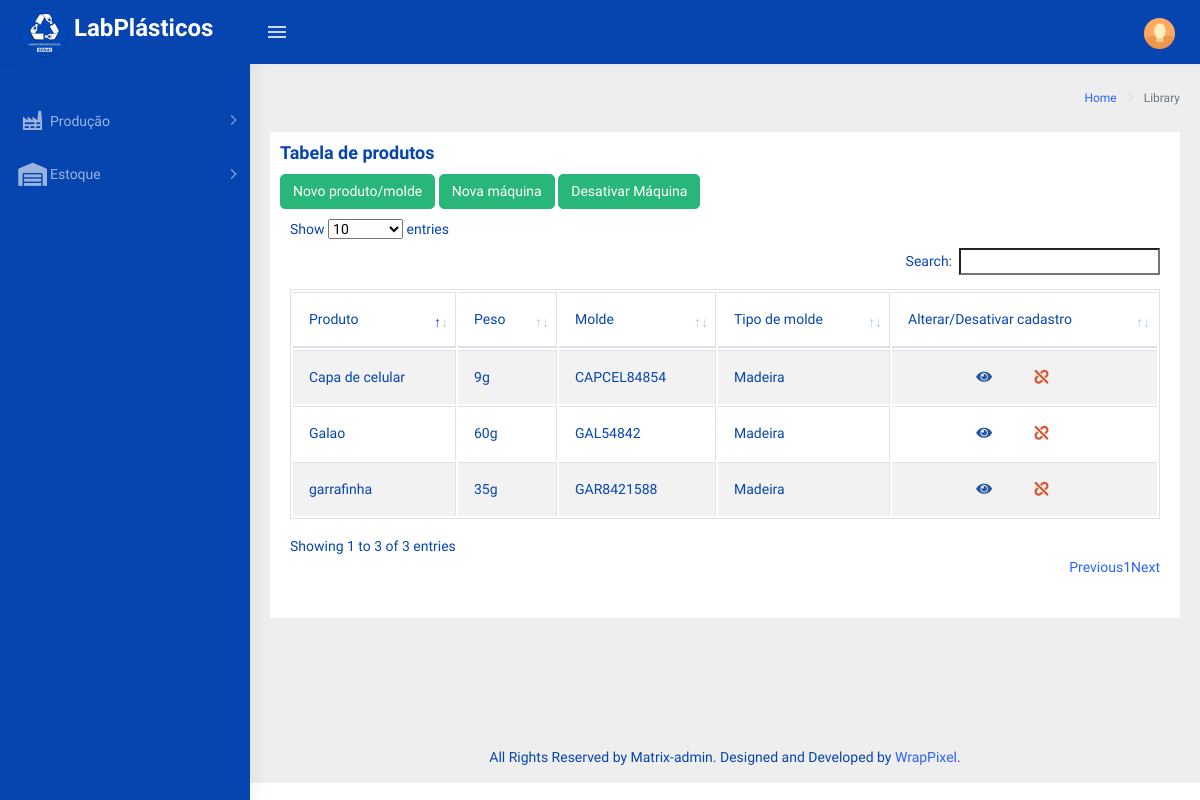
Screenshot of /produtos.php (signed in) with the database file from the repository.
### tables this page shows
CREATE TABLE `ferramental` (
  `idFerramental` int(11) NOT NULL COMMENT 'PK - chave identificadora de IDs da tabela ferramental',
  `descricao` varchar(80) NOT NULL COMMENT 'Descrição de um ferramental(Nome)',
  `ativo` tinyint(1) NOT NULL COMMENT 'Registra se este item esta ativo',
  `idTiposFerramental` int(11) NOT NULL COMMENT 'FK - chave estrangeira da tabela tipos_ferramental',
  `idProduto` int(11) NOT NULL COMMENT 'FK - chave estrangeira da tabela produtos '
);

CREATE TABLE `produtos` (
  `idProduto` int(11) NOT NULL COMMENT 'PK - chave identificadora da tabela produtos, onde cada id representa um produto feito.',
  `descricao` varchar(80) NOT NULL COMMENT 'descrição do produto feito',
  `peso` int(11) NOT NULL COMMENT 'Grava o peso do produto mais canal ',
  `imagem` varchar(100) DEFAULT NULL COMMENT 'Guarda caminho da imagem do produto',
  `ativo` tinyint(1) NOT NULL COMMENT 'Verifica se este produto esta ativa'
);

CREATE TABLE `tipos_ferramental` (
  `idTiposFerramental` int(11) NOT NULL COMMENT 'PK - chave identificadora das ids dos tipos de moldes das maquinas.',
  `descricao` varchar(50) NOT NULL COMMENT 'Descrição do molde a ser usado(Nome e algumas observações).',
  `ativo` tinyint(1) NOT NULL COMMENT 'Verifica se esta maquina esta ativa'
);

### php/functionProduto.php (shortened to what this page needs)
<?php
    function dataTableProduto(){
        include('connection.php');
        $sql = "SELECT p.idProduto as idP, "
                ." p.descricao as produto, "
                ." p.peso as peso,"
                ." p.imagem as img,"
                ." f.descricao as molde,"
                ." f.idFerramental as idMolde,"
                ." t.idTiposFerramental as idTipo,"
                ." t.descricao as tipo"
                ." FROM ferramental as f"
                ." INNER JOIN produtos as p"
                ." ON p.idProduto = f.idProduto"
                ." LEFT JOIN tipos_ferramental as t"
                ." ON t.idTiposFerramental = f.idTiposFerramental"
                ." where p.ativo = 1;";
        $table = "";
        $result = mysqli_query($conn,$sql);
        if (mysqli_num_rows($result) > 0){
            $array = array();
            while($linha = mysqli_fetch_array($result, MYSQLI_ASSOC )){
                array_push($array,$linha);
            }
            foreach($array as $campo){
                $table .=
                        "<tr align-items='center';>"
                            ."<td>".$campo['produto']."</td>"
                            ."<td>".$campo['peso']."g</td>"
                            ."<td>".$campo['molde']."</td>"
                            ."<td>".$campo['tipo']."</td>"
                            .'<td>
                                <div class="d-flex justify-content-center">
                                    <div class="col-sm-3">
                                        <a href="#" class="fas fa-eye text-info" data-toggle="modal" data-target="#EditaModal'.$campo['idP'].'"></a>
                                    </div>
                                    <div class="col-sm-3">
                                        <a href="#" class="fas fa-unlink text-danger" data-target="#ExcluiModal'.$campo['idP'].'"></a>
                                    </div>
                                </div>
                            </td>'
                            ."<div class='modal fade' id='ExcluiModal".$campo['idP']."' tabindex='-1' role='dialog' aria-labelledby='exampleModalLabel' aria-hidden='true '>"
                                ."<div class='modal-dialog' role='document '>"
                                    ."<div class='modal-content'>"
                                        .'<div class="modal-header">'
                                            .'<h5 class="modal-title" id="exampleModalLabel">Desativar Produto/molde</h5>'
                                            .'<button type="button" class="close" data-dismiss="modal" aria-label="Close">'
                                                .'<span aria-hidden="true ">&times;</span>'
                                            .'</button>'
                                        .'</div>'
                                        .'<div class="modal-body">'
                                            .'<form method="POST" action="php/saveProdutos.php? validacao=DPF&idProduto='.$campo["idP"].'">'
                                                .'<label> Confirmar esta ação? </label>'
                                                .'<div align-items="right">'
                                                    .'<button  type="submit" id="iBtnSalvar" name="nBtnSalvar" class="btn btn-primary"> Confirmar </button>'
                                                .'</div>'
                                            .'</form>'
                                        .'</div>'
                                    .'</div>'
                                .'</div>'
                            .'</div>'
                            ."<div class='modal fade' id='EditaModal".$campo['idP']."' tabindex='-1' role='dialog' aria-labelledby='exampleModalLabel' aria-hidden='true '>"
                                ."<div class='modal-dialog modal-lg' role='document '>"
                                    ."<div class='modal-content'>"
                                        .'<div class="modal-header">'
                                            .'<h5 class="modal-title" id="exampleModalLabel">Alterar produto e/ou molde</h5>'
                                            .'<button type="button" class="close" data-dismiss="modal" aria-label="Close">'
                                                .'<span aria-hidden="true ">&times;</span>'
                                            .'</button>'
                                        .'</div>'
                                        .'<div class="modal-body">'
                                            .'<form method="POST" class="form-horizontal"  enctype="multipart/form-data" action= "php/saveProdutos.php?validacao=UPF&idProduto='.$campo['idP'].'&idFerramental='.$campo['idMolde'].'">'
                                                .'<div class="card-body">'
                                                    .'<h4 class="card-title">Produto e molde</h4>'
                                                    .'<div class="form-group row">'
                                                        .'<label for="fname" class="col-sm-3 text-right control-label col-form-label">Nome do produto</label>'
                                                        .'<div class="col-sm-9">'
                                                            .'<input type="text" class="form-control" id="iProduto" name= "nProduto" placeholder="Nome do material">'
                                                        .'</div>'
                                                    .'</div> '
                                                    .'<div class="form-group row">'
                                                        .'<label class="col-md-3 m-t-15" style="text-align: right;">Imagem do produto</label>'
                                                        .'<div class="col-md-9">'
                                                            .'<input type="file" class="form-control" id="iImagem" name="nImagem" accept="image/*">'
                                                        .'</div>'
                                                    .'</div>'
                                                    .'<div class="form-group row">'
                                                        .'<label class="col-md-3 m-t-15" style="text-align: right;">Descrição do ferramental</label>'
                                                        .'<div class="col-sm-9">'
                                                            .'<input type="text" class="form-control" id="iMolde" name= "nMolde" placeholder="Nome do material">'
                                                        .'</div>'
                                                    .'</div>'
                                                    .'<div class="form-group row">'
                                                        .'<label class="col-md-3 m-t-15" style="text-align: right;">Peso</label>'
                                                        .'<div class="col-sm-9">'
                                                            .'<input type="number" class="form-control" id="iQtd" name= "nQtd" placeholder="Peso do material em gramas + peso do canal">'
                                                        .'</div>'
                                                    .'</div>'
                                                    .'<div class="form-group row">'
                                                        .'<label class="col-md-3 m-t-15" style="text-align: right;">Tipo de ferramental</label>'
                                                        .'<div class="col-md-9">'
                                                            .'<select id="iTipoFerramental" name="nTipoFerramental" class="select2 form-control custom-select" style="width: 100%; height:36px;">'
                                                                .''.optionTipoFerramental().''
                                                            .'</select>'
                                                        .'</div>'
                                                    .'</div>'
                                                .'</div>    '
                                                .'<div class="border-top">'
                                                    .'<div class="card-body">'
                                                        .'<button type="submit" id="iBtnSalvar" name="nBtnSalvar" class="btn btn-primary">Salvar</button>'
                                                    .'</div>'
                                                .'</div>'
                                            .'</form>'
                                        .'</div>'
                                    .'</div>'
                                .'</div>'
                            .'</div>'
                        ."</tr>";
            }
        }
        return $table;
    }
?>

### rows the page displays
ferramental: idProduto.descricao "Capa de celular", idProduto.peso "9", descricao "CAPCEL84854", idTiposFerramental.descricao "Madeira"
ferramental: idProduto.descricao "Galao", idProduto.peso "60", descricao "GAL54842", idTiposFerramental.descricao "Madeira"
ferramental: idProduto.descricao "garrafinha", idProduto.peso "35", descricao "GAR8421588", idTiposFerramental.descricao "Madeira"
